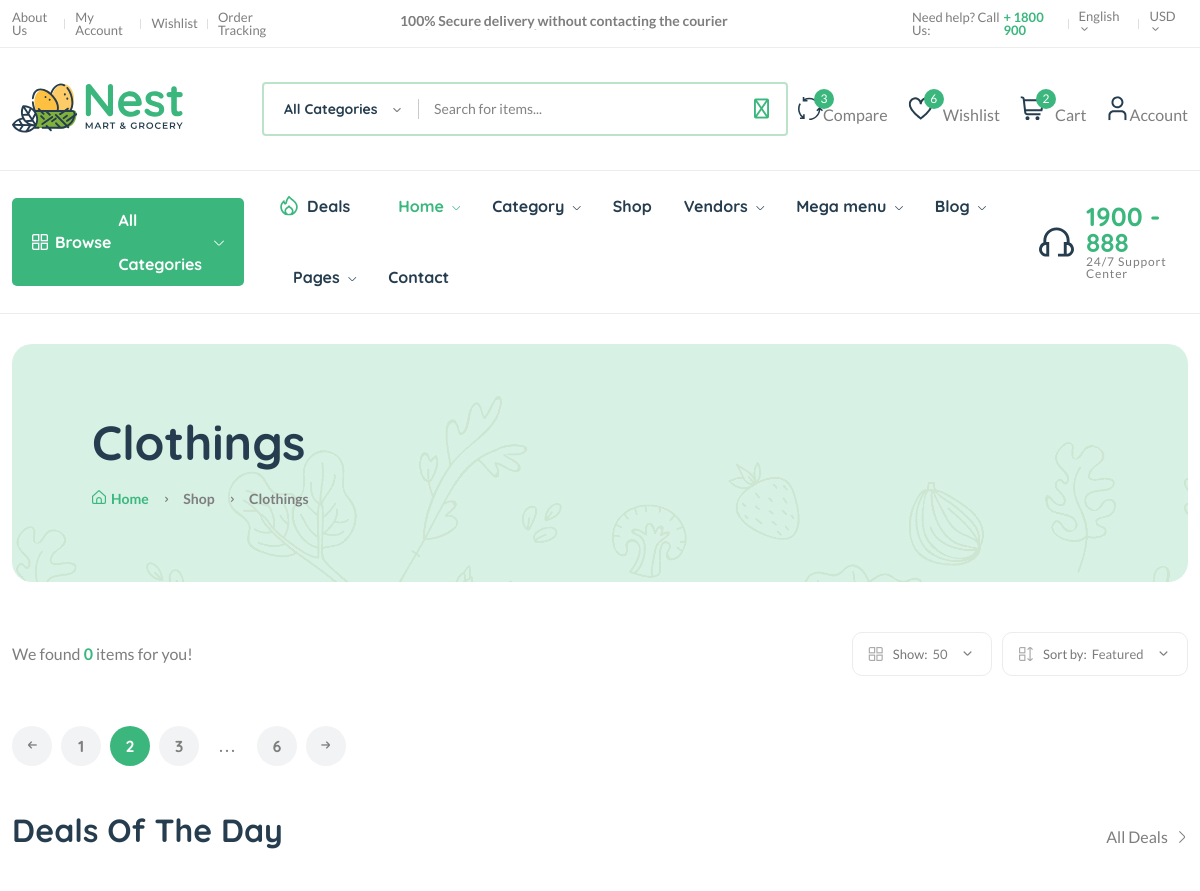
Page /category/catf1aa3fc2efhd2/ (upper part) on the earlier database version.
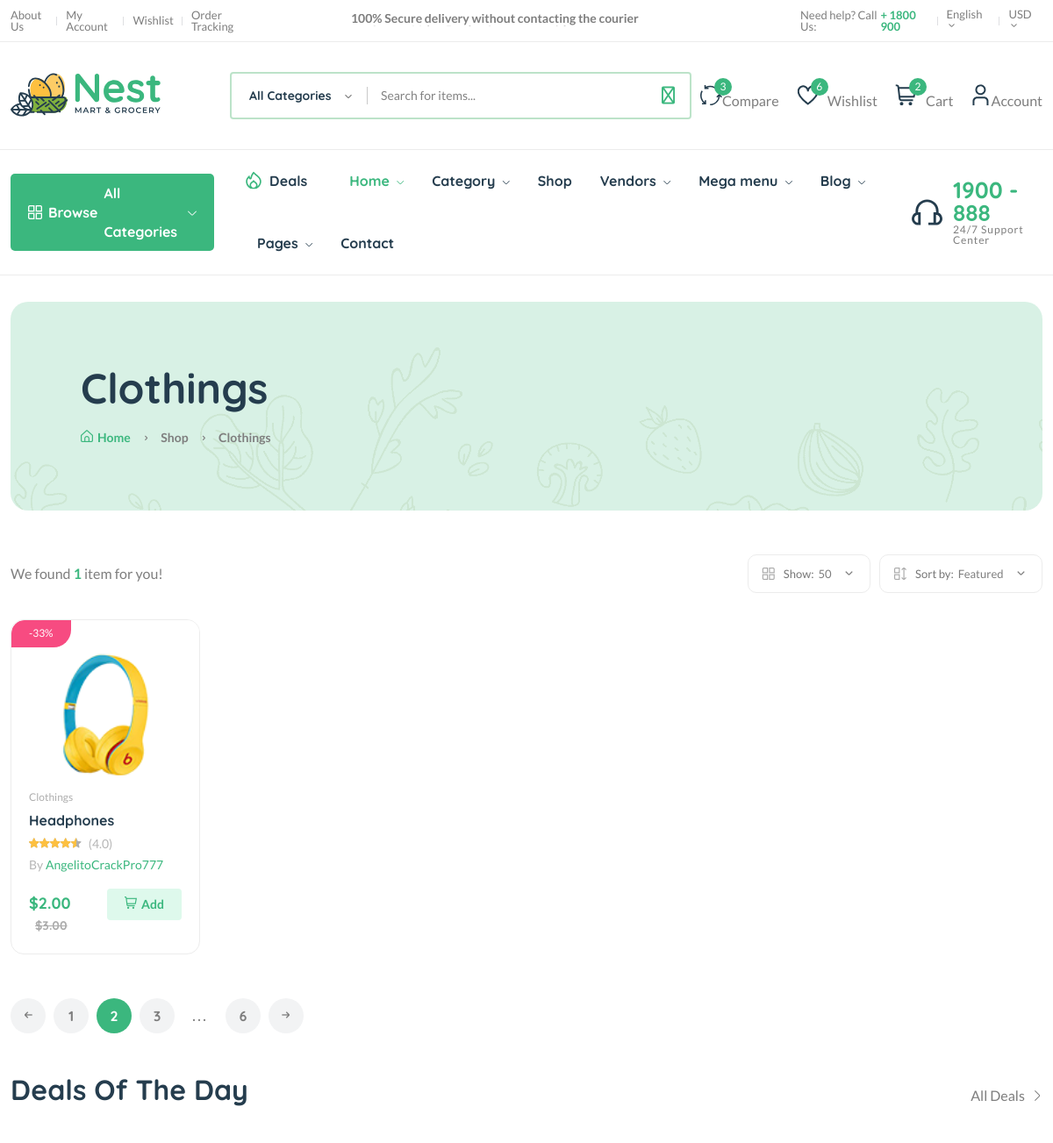
Same page on the later database version.
### core/models.py (models this page shows, shortened)
class Product(models.Model):
    pid = ShortUUIDField(unique=True, max_length=22, alphabet="abcdefgh12345")
    user = models.ForeignKey(User, on_delete=models.SET_NULL, null=True)
    category = models.ForeignKey(Category, on_delete=models.SET_NULL, null=True, related_name="category")
    vendor = models.ForeignKey(Vendor, on_delete=models.SET_NULL, null=True, related_name="product")
    title = models.CharField(max_length=100, default="Fresh Pear")
    image = models.ImageField(upload_to=user_directory_path, default="product.jpg")
    description =  models.TextField(null=True, blank=True, default="This is the product")
    price = models.DecimalField(max_digits=99999999999999, decimal_places=2, default="1.99")
    old_price = models.DecimalField(max_digits=99999999999999, decimal_places=2, default="2.99")
    specifications = RichTextUploadingField(null=True, blank=True)
    type = models.CharField(max_length=100, default="Organic", null=True, blank=True)
    stock_count = models.CharField(max_length=100 ,default="10", null=True, blank=True)
    life = models.CharField(max_length=100, default="100 days", null=True, blank=True)
    mfd = models.DateTimeField(auto_now_add=False, null=True, blank=True)
    tags = TaggableManager(blank=True)
    product_status = models.CharField(choices=STATUS, max_length=10, default="in_review")
    status = models.BooleanField(default=True)
    in_stock = models.BooleanField(default=True)
    featured = models.BooleanField(default=False)
    digital = models.BooleanField(default=False)
    sku = ShortUUIDField(unique=True, max_length=10, prefix="sku", alphabet="1234567890")
    date = models.DateTimeField(auto_now_add=True)
    updated = models.DateTimeField(null=True, blank=True)
    class Meta:
        verbose_name_plural = "Products"
    def get_precentage(self):
        new_price = ((self.old_price - self.price)/ self.old_price) * 100
        return new_price

class Category(models.Model):
    cid = ShortUUIDField(unique=True, max_length=20, prefix="cat", alphabet="abcdefgh12345")
    title = models.CharField(max_length=100, default="Food")
    image = models.ImageField(upload_to="category", default="categor.jpg")
    class Meta:
        verbose_name_plural = "Categories"

class Vendor(models.Model):
    vid = ShortUUIDField(unique=True, max_length=20, prefix="ven", alphabet="abcdefgh12345")
    title = models.CharField(max_length=100, default="AngelitoCrackPro777")
    image = models.ImageField(upload_to=user_directory_path, default="vendor.jpg")
    cover_image = models.ImageField(upload_to=user_directory_path, default="vendor.jpg")
    description =  RichTextUploadingField(null=True, blank=True, default="Soy el mejor vendedor")
    address = models.CharField(max_length=100, default="123 Main Street.")
    contact = models.CharField(max_length=100, default="+52 (461) 105 1335")
    chat_resp_time = models.CharField(max_length=100, default="100")
    shipping_on_time = models.CharField(max_length=100, default="100")
    authentic_rating = models.CharField(max_length=100, default="100")
    days_return = models.CharField(max_length=100, default="100")
    warranty_period = models.CharField(max_length=100, default="100")
    user = models.ForeignKey(User, on_delete=models.SET_NULL, null=True)
    date = models.DateTimeField(auto_now_add=True, null=True, blank=True)
    class Meta:
        verbose_name_plural = "Vendors"

### core/views.py (the view)
# urls.py: path("category/<cid>/", category_product_list_view, name="category-product-list"),
def category_product_list_view(request,cid):
    category = Category.objects.get(cid=cid)
    products = Product.objects.filter(product_status="published", category=category)
    context = {
        "category":category,
        "products":products,
    }
    return render(request, "core/category-product-list.html", context)

### core/context_processor.py (called while the page is built)
def default(request):
    categories = Category.objects.all()
    vendors = Vendor.objects.all()
    min_max_price = Product.objects.aggregate(Min("price"), Max("price"))
    try:
        address = Address.objects.get(user=request.user)
    except:
        address = None
    return {
        'categories':categories,
        'address':address,
        'vendors':vendors,
        'min_max_price':min_max_price
    }

### templates/core/category-product-list.html (shortened to what the changed rows need)
{% extends 'partials/base.html' %}
{% load static %}
{% block content %}
    <main class="main">
        <div class="page-header mt-30 mb-50">
            <div class="container">
                <div class="archive-header">
                    <div class="row align-items-center">
                        <div class="col-xl-3">
                            <h1 class="mb-15">{{category.title}}</h1>
                        </div>
                    </div>
                </div>
            </div>
        </div>
        <div class="container mb-30">
            <div class="row">
                <div class="col-12">
                    <div class="shop-product-fillter">
                        <div class="totall-product">
                            <p>We found <strong class="text-brand">{{products.count}}</strong> item{{products.count|pluralize}} for you!</p>
                        </div>
                    </div>
                    <div class="row product-grid">
                        {% for p in products %}
                        <div class="col-lg-1-5 col-md-4 col-12 col-sm-6">
                                        <div class="product-cart-wrap mb-30">
                                            <div class="product-img-action-wrap">
                                                <div class="product-img product-img-zoom">
                                                    <a href="shop-product-right.html">
                                                        <img class="default-img" src="{{ p.image.url }}" alt="" />
                                                    </a>
                                                </div>
                                                <div class="product-badges product-badges-position product-badges-mrg">
                                                    <span class="hot">-{{ p.get_precentage|floatformat:0 }}%</span>
                                                </div>
                                            </div>
                                            <div class="product-content-wrap">
                                                <div class="product-category">
                                                    <a href="shop-grid-right.html">{{ p.category.title }}</a>
                                                </div>
                                                <h2><a href="shop-product-right.html">{{ p.title }}</a></h2>
                                                <div class="product-rate-cover">
                                                    <div class="product-rate d-inline-block">
                                                        <div class="product-rating" style="width: 90%"></div>
                                                    </div>
                                                    <span class="font-small ml-5 text-muted"> (4.0)</span>
                                                </div>
                                                <div>
                                                    <span class="font-small text-muted">By <a href="vendor-details-1.html">{{ p.vendor.title }}</a></span>
                                                </div>
                                                <div class="product-card-bottom">
                                                    <div class="product-price">
                                                        <span>${{ p.price }}</span>
                                                        <span class="old-price">${{ p.old_price}}</span>
                                                    </div>
                                                    <div class="add-cart">
                                                        <a class="add" href="shop-cart.html"><i class="fi-rs-shopping-cart mr-5"></i>Add </a>
                                                    </div>
                                                </div>
                                            </div>
                                        </div>
                        </div>
                        {% endfor %}
                    </div>
                </div>
            </div>
        </div>
    </main>
{% endblock content %}

Differences in the rows shown:
added Product: image (picture), get_precentage "33", category "Clothings", title "Headphones", vendor "AngelitoCrackPro777", price "2.00", old_price "3.00"
Other differences:
{{ products.count }}: "0" → "1"
